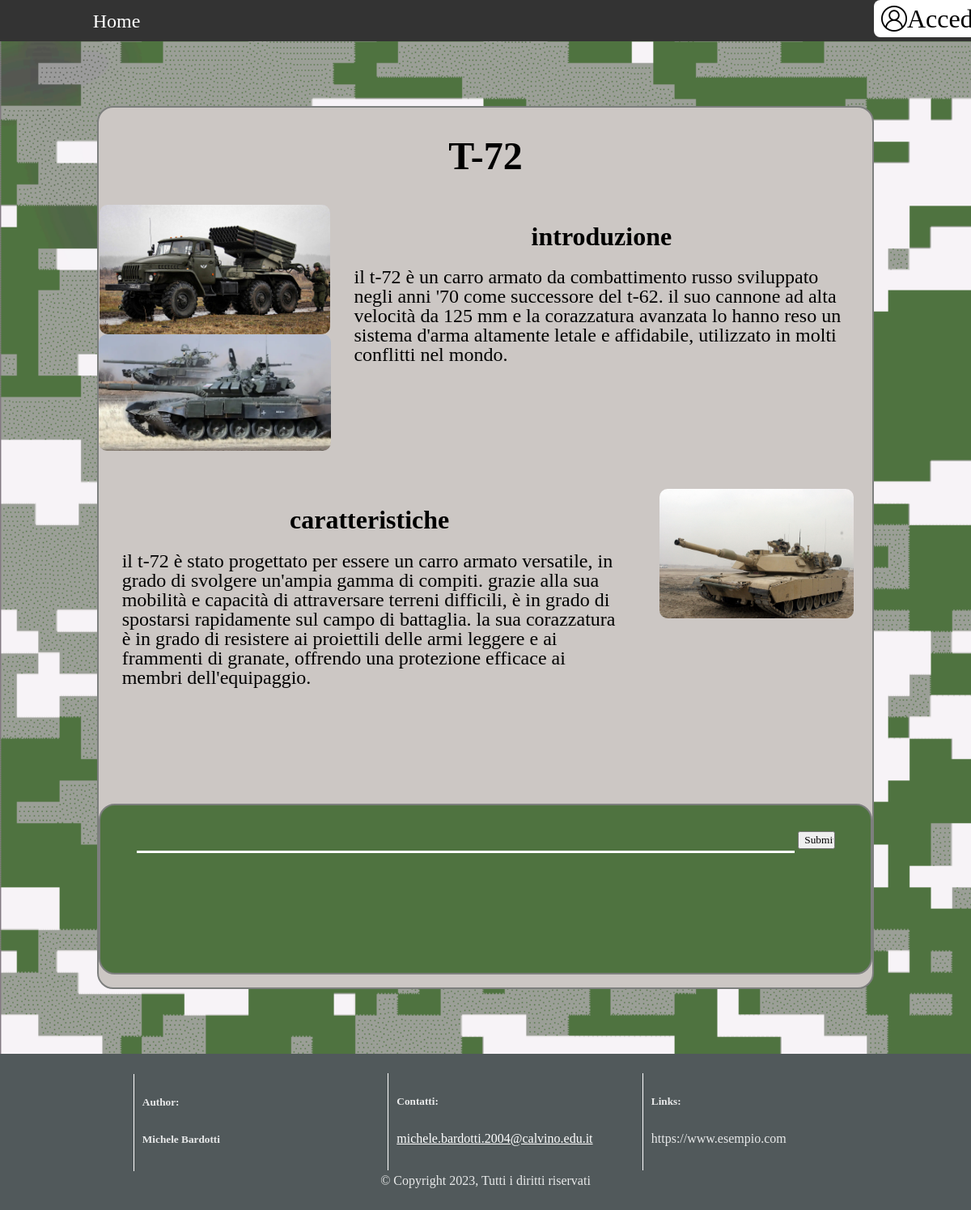
Screenshot of /articolo.php?id=6 with the database file from the repository.
### tables this page shows
CREATE TABLE `articoli` (
  `id` int(11) NOT NULL,
  `titolo` varchar(255) DEFAULT NULL,
  `descrizione` text DEFAULT NULL,
  `giorno` datetime DEFAULT NULL,
  `logo` int(11) DEFAULT -1,
  `utente` varchar(50) DEFAULT NULL,
  `visualizzazioni` int(11) DEFAULT 0
);

CREATE TABLE `paragrafi` (
  `id` int(11) NOT NULL,
  `articolo` int(11) NOT NULL,
  `titolo` varchar(255) DEFAULT NULL,
  `contenuto` text DEFAULT NULL,
  `stile` int(11) DEFAULT 0
);

### articolo.php (the view, shortened to what this page needs)
<?php
$id=$_GET["id"];
?>
<!DOCTYPE html>
<html lang="it">
    <head>
        <link rel="stylesheet" href="./css/common.css">
        <link rel="stylesheet" href="./css/articolo.css">
    </head>
    <body>
        <div id="root">
            <nav>
                <ul>
                    <li><a href="./index.php">Home</a></li>
                    <li id="logli">
                        <div id="loginBtn"
                        <?php
                        if(empty($_SESSION['user'])){
                        $t="window.location.replace('./login.php')";
                        echo 'onclick="'.$t.'"';
                        }
                        ?>
                        >
                            <img src="./img/account.png" alt="">
                            <?php
                            if(!empty($_SESSION['user'])){
                            echo '<p>'.$_SESSION["user"]."</p>";
                            }
                            else{
                            echo '<p>Accedi</p>';
                            }
                            ?>
                        </div>
                    </li>
                </ul>
            </nav>
            <div class="App">
                <div id='bodyArticolo'>
                    <div id='formArticolo'>
                        <article>
                            <?php
                            $pdo = new PDO("mysql:host=localhost; dbname=blog", "root", "");
                            $text = "SELECT * FROM articoli WHERE id = ?";
                            $query= $pdo->prepare($text);
                            $query->execute([$id]);
                            $articolo = $query->fetch();
                            $text = "SELECT * FROM paragrafi WHERE articolo = ?";
                            $query= $pdo->prepare($text);
                            $query->execute([$id]);
                            $paragrafi = $query->fetchAll();
                            $immagini=array();
                            $text = "SELECT nome, idParagrafo FROM immagini, immaginiDiParagrafi WHERE immagini.id = idImmagine AND idParagrafo = ? AND idArticolo = ?";
                            $query= $pdo->prepare($text);
                            foreach ($paragrafi as $value) {
                                $query->execute([$value['id'],$value['articolo']]);
                                $aus = $query->fetchAll();
                                foreach ($aus as $val) {
                                    array_push($immagini,$val);
                                }
                            }
                            ?>
                            <h3 id="h3formArticolo"><?php echo $articolo['titolo'];?></h3>
                            <?php
                            foreach ($paragrafi as $value) {
                                if($value['stile']==1){
                                    echo '<div class="notParagrafo">';
                                }
                                else{
                                    echo '<div class="paragrafo">';
                                }
                                if($immagini!=null){
                                    echo '<div class="immagini">';
                                    foreach ($immagini as $val) {
                                        if($value['id']==$val['idParagrafo']){
                                            echo '<div class="immagine"><img class="imgPar" src="./img/'.$val['nome'].'"></div>';
                                        }
                                    }
                                    echo '</div>';
                                }
                                echo '  <div id='.$value['id'].' class="paragrafoContent">
                                <h2 class="paragrafoTitle">'.$value['titolo'].'</h2>
                                <p class="paragrafoText">'.$value['contenuto'].'</p>
                                </div>';
                                echo '</div>';
                            }
                            ?>
                        </article>
                        <div id="formCommenti">
                            <form action="" onsubmit="return sendComment(this)" method="post" enctype="multipart/form-data">
                                <input id="inputCommento" type="text" name='content'></input>
                                <input id="send" type="submit">
                            </form>
                            <div id="commentZone">
                            ?></div>
                        </div>
                    </div>
                </div>
                <footer>
                    <div class="foot" id="crediti">
                        <h5>Author:</h5>
                        <h5>Michele Bardotti</h5>
                    </div>
                    <div class="foot" id="contatti">
                        <h5>Contatti:</h5><a href="mailto:michele.bardotti.2004@calvino.edu.it">michele.bardotti.2004@calvino.edu.it</a>
                    </div>
                    <div class="foot" id="links">
                        <h5>Links:</h5><a>https://www.esempio.com</a>
                    </div>
                    <div>© Copyright 2023, Tutti i diritti riservati</div>
                </footer>
            </div>
        </div>
    </body>
</html>

### css/common.css (style rules this page uses)
* { font-family: font; }
:root { font-family: font; font-size: 16px; line-height: 24px; font-weight: 400; color-scheme: light dark; color: rgba(255, 255, 255, 0.87); background-color: #242424; font-synthesis: none; text-rendering: optimizeLegibility; -webkit-font-smoothing: antialiased; -moz-osx-font-smoothing: grayscale; -webkit-text-size-adjust: 100%; }
#root { position:inherit; width: 100%; text-align: center; }
html { min-height: 100vh; }
body { place-items:initial; min-width: 320px; min-height: 100vh; margin:0; display: flex; flex-direction: column; background-image:url('../img/background1.png'); background-repeat: no-repeat; background-size: cover; }
nav { z-index: 999; position: sticky; top:0; }
ul { list-style-type: none; margin: 0; padding: 0; overflow: hidden; background-color: #333; }
li { width: 24%; float: left; }
#loginBtn { background-color: white; width: 100%; color: black; display: inline-flex; align-items: center; border-radius: 8px; border: 1px solid transparent; max-height: 4vh; padding: 0.5vw 1vh; font-size: 1em; font-weight: 500; font-family: inherit; cursor: pointer; transition: border-color 0.25s; }
#loginBtn img { max-height: 4vh; height: auto; }
#loginBtn p { text-align: center; font-size: 200%; margin:0; }
li a { font-size: 3vh; min-height: 3vh; padding: 1.7vh 1vw; display: block; color: white; text-align: center; text-decoration: none; transition: background-color 0.5s, color 0.5s; }
#logli { width: 10%; float: right; align-items: baseline; }
footer { margin-top: auto; padding: 2%; background-color: rgb(81, 89, 91); }
.foot { height: 15vh; width: 20%; display: inline-block; text-align: left; padding-left: 10px; border-left: 1px white solid; }
#crediti { margin-right: 3%; }
#contatti { margin-right: 3%; margin-left: 3%; }
#links { margin-left: 3%; }
#contatti a { color:white }

### css/articolo.css (style rules this page uses)
#bodyArticolo { color: black; width: 80%; margin-left: auto; margin-right: auto; }
#formArticolo { min-height: 60vh; margin-left: auto; margin-right: auto; margin-bottom: 10vh; margin-top: 10vh; background-color: rgb(204, 199, 196); border: solid rgb(125,127,126) 2px; border-radius: 20px; }
#formCommenti { padding: 2.5%; min-height: 20vh; max-height: 45vh; margin-left: auto; margin-right: auto; margin-bottom: 2vh; margin-top: 10vh; background-color: rgb(79, 115, 64); border: solid rgb(125,127,126) 2px; border-radius: 20px; }
#commentZone { min-height: 10vh; max-height: 35vh; overflow-y: auto; overflow-x: hidden; }
#inputCommento { padding: 0; font-size: 150%; background-color: transparent; width: 90%; height: 4vh; border: 0; border-bottom: 3px solid white; }
#send { width:5%; }
#h3formArticolo { font-size: 300%; }
.paragrafo { width: 100%; display: inline-flex; flex-wrap: wrap; margin-bottom: 5vh; }
.notParagrafo { width: 100%; display: inline-flex; flex-direction: row-reverse; flex-wrap: wrap; margin-bottom: 5vh; }
.paragrafoContent { width: 64%; padding-left: 3%; padding-right: 3%; }
.paragrafoTitle { font-size: 200%; }
.paragrafoText { text-align: start; font-size: 150%; }
.immagini { width: 30%; }
.immagine { max-width:100%; max-height: 20vh; }
.imgPar { margin-left: auto; max-width: 100%; max-height: 20vh; border-radius: 10px; }

### rows the page displays
articoli: titolo "T-72"
paragrafi: id 1 (drawn), titolo "introduzione", contenuto "il t-72 è un carro armato da combattimento russo sviluppato negli anni '70 come successore del t-62. il suo cannone ad alta velocità da 125 mm e la corazzatura avanzata lo hanno reso un sistema d'arma altamente letale e affidabile, utilizzato in molti conflitti nel mondo."
paragrafi: titolo "caratteristiche", contenuto "il t-72 è stato progettato per essere un carro armato versatile, in grado di svolgere un'ampia gamma di compiti. grazie alla sua mobilità e capacità di attraversare terreni difficili, è in grado di spostarsi rapidamente sul campo di battaglia. la sua corazzatura è in grado di resistere ai proiettili delle armi leggere e ai frammenti di granate, offrendo una protezione efficace ai membri dell'equipaggio."
